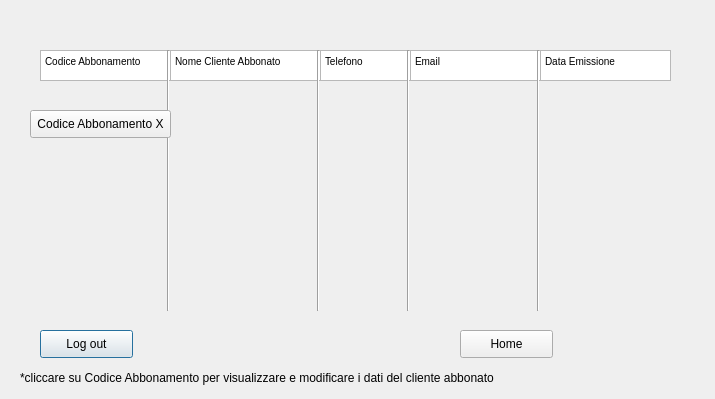
<?xml version="1.0" encoding="UTF-8"?>
<ui version="4.0">
 <class>Dialog</class>
 <widget class="QDialog" name="Dialog">
  <property name="geometry">
   <rect>
    <x>0</x>
    <y>0</y>
    <width>715</width>
    <height>399</height>
   </rect>
  </property>
  <property name="windowTitle">
   <string>Gestione Abbonamenti</string>
  </property>
  <widget class="QPushButton" name="pushButton_2">
   <property name="geometry">
    <rect>
     <x>40</x>
     <y>330</y>
     <width>93</width>
     <height>28</height>
    </rect>
   </property>
   <property name="text">
    <string>Log out</string>
   </property>
  </widget>
  <widget class="QPushButton" name="pushButton">
   <property name="geometry">
    <rect>
     <x>460</x>
     <y>330</y>
     <width>93</width>
     <height>28</height>
    </rect>
   </property>
   <property name="text">
    <string>Home</string>
   </property>
  </widget>
  <widget class="QTextBrowser" name="textBrowser">
   <property name="geometry">
    <rect>
     <x>40</x>
     <y>50</y>
     <width>131</width>
     <height>31</height>
    </rect>
   </property>
   <property name="html">
    <string>&lt;!DOCTYPE HTML PUBLIC &quot;-//W3C//DTD HTML 4.0//EN&quot; &quot;http://www.w3.org/TR/REC-html40/strict.dtd&quot;&gt;
&lt;html&gt;&lt;head&gt;&lt;meta name=&quot;qrichtext&quot; content=&quot;1&quot; /&gt;&lt;style type=&quot;text/css&quot;&gt;
p, li { white-space: pre-wrap; }
&lt;/style&gt;&lt;/head&gt;&lt;body style=&quot; font-family:'MS Shell Dlg 2'; font-size:7.8pt; font-weight:400; font-style:normal;&quot;&gt;
&lt;p style=&quot; margin-top:0px; margin-bottom:0px; margin-left:0px; margin-right:0px; -qt-block-indent:0; text-indent:0px;&quot;&gt;Codice Abbonamento&lt;/p&gt;&lt;/body&gt;&lt;/html&gt;</string>
   </property>
  </widget>
  <widget class="QTextBrowser" name="textBrowser_2">
   <property name="geometry">
    <rect>
     <x>170</x>
     <y>50</y>
     <width>151</width>
     <height>31</height>
    </rect>
   </property>
   <property name="html">
    <string>&lt;!DOCTYPE HTML PUBLIC &quot;-//W3C//DTD HTML 4.0//EN&quot; &quot;http://www.w3.org/TR/REC-html40/strict.dtd&quot;&gt;
&lt;html&gt;&lt;head&gt;&lt;meta name=&quot;qrichtext&quot; content=&quot;1&quot; /&gt;&lt;style type=&quot;text/css&quot;&gt;
p, li { white-space: pre-wrap; }
&lt;/style&gt;&lt;/head&gt;&lt;body style=&quot; font-family:'MS Shell Dlg 2'; font-size:7.8pt; font-weight:400; font-style:normal;&quot;&gt;
&lt;p style=&quot; margin-top:0px; margin-bottom:0px; margin-left:0px; margin-right:0px; -qt-block-indent:0; text-indent:0px;&quot;&gt;Nome Cliente Abbonato&lt;/p&gt;&lt;/body&gt;&lt;/html&gt;</string>
   </property>
  </widget>
  <widget class="QTextBrowser" name="textBrowser_3">
   <property name="geometry">
    <rect>
     <x>320</x>
     <y>50</y>
     <width>91</width>
     <height>31</height>
    </rect>
   </property>
   <property name="html">
    <string>&lt;!DOCTYPE HTML PUBLIC &quot;-//W3C//DTD HTML 4.0//EN&quot; &quot;http://www.w3.org/TR/REC-html40/strict.dtd&quot;&gt;
&lt;html&gt;&lt;head&gt;&lt;meta name=&quot;qrichtext&quot; content=&quot;1&quot; /&gt;&lt;style type=&quot;text/css&quot;&gt;
p, li { white-space: pre-wrap; }
&lt;/style&gt;&lt;/head&gt;&lt;body style=&quot; font-family:'MS Shell Dlg 2'; font-size:7.8pt; font-weight:400; font-style:normal;&quot;&gt;
&lt;p style=&quot; margin-top:0px; margin-bottom:0px; margin-left:0px; margin-right:0px; -qt-block-indent:0; text-indent:0px;&quot;&gt;Telefono&lt;/p&gt;&lt;/body&gt;&lt;/html&gt;</string>
   </property>
  </widget>
  <widget class="QTextBrowser" name="textBrowser_4">
   <property name="geometry">
    <rect>
     <x>410</x>
     <y>50</y>
     <width>131</width>
     <height>31</height>
    </rect>
   </property>
   <property name="html">
    <string>&lt;!DOCTYPE HTML PUBLIC &quot;-//W3C//DTD HTML 4.0//EN&quot; &quot;http://www.w3.org/TR/REC-html40/strict.dtd&quot;&gt;
&lt;html&gt;&lt;head&gt;&lt;meta name=&quot;qrichtext&quot; content=&quot;1&quot; /&gt;&lt;style type=&quot;text/css&quot;&gt;
p, li { white-space: pre-wrap; }
&lt;/style&gt;&lt;/head&gt;&lt;body style=&quot; font-family:'MS Shell Dlg 2'; font-size:7.8pt; font-weight:400; font-style:normal;&quot;&gt;
&lt;p style=&quot; margin-top:0px; margin-bottom:0px; margin-left:0px; margin-right:0px; -qt-block-indent:0; text-indent:0px;&quot;&gt;Email&lt;/p&gt;&lt;/body&gt;&lt;/html&gt;</string>
   </property>
  </widget>
  <widget class="Line" name="line">
   <property name="geometry">
    <rect>
     <x>160</x>
     <y>50</y>
     <width>16</width>
     <height>261</height>
    </rect>
   </property>
   <property name="orientation">
    <enum>Qt::Vertical</enum>
   </property>
  </widget>
  <widget class="Line" name="line_2">
   <property name="geometry">
    <rect>
     <x>310</x>
     <y>50</y>
     <width>16</width>
     <height>261</height>
    </rect>
   </property>
   <property name="orientation">
    <enum>Qt::Vertical</enum>
   </property>
  </widget>
  <widget class="Line" name="line_3">
   <property name="geometry">
    <rect>
     <x>400</x>
     <y>50</y>
     <width>16</width>
     <height>261</height>
    </rect>
   </property>
   <property name="orientation">
    <enum>Qt::Vertical</enum>
   </property>
  </widget>
  <widget class="QPushButton" name="pushButton_3">
   <property name="geometry">
    <rect>
     <x>30</x>
     <y>110</y>
     <width>141</width>
     <height>28</height>
    </rect>
   </property>
   <property name="text">
    <string>Codice Abbonamento X</string>
   </property>
  </widget>
  <widget class="QLabel" name="label">
   <property name="geometry">
    <rect>
     <x>20</x>
     <y>370</y>
     <width>531</width>
     <height>16</height>
    </rect>
   </property>
   <property name="text">
    <string>*cliccare su Codice Abbonamento per visualizzare e modificare i dati del cliente abbonato</string>
   </property>
  </widget>
  <widget class="QTextBrowser" name="textBrowser_5">
   <property name="geometry">
    <rect>
     <x>540</x>
     <y>50</y>
     <width>131</width>
     <height>31</height>
    </rect>
   </property>
   <property name="html">
    <string>&lt;!DOCTYPE HTML PUBLIC &quot;-//W3C//DTD HTML 4.0//EN&quot; &quot;http://www.w3.org/TR/REC-html40/strict.dtd&quot;&gt;
&lt;html&gt;&lt;head&gt;&lt;meta name=&quot;qrichtext&quot; content=&quot;1&quot; /&gt;&lt;style type=&quot;text/css&quot;&gt;
p, li { white-space: pre-wrap; }
&lt;/style&gt;&lt;/head&gt;&lt;body style=&quot; font-family:'MS Shell Dlg 2'; font-size:7.8pt; font-weight:400; font-style:normal;&quot;&gt;
&lt;p style=&quot; margin-top:0px; margin-bottom:0px; margin-left:0px; margin-right:0px; -qt-block-indent:0; text-indent:0px;&quot;&gt;Data Emissione&lt;/p&gt;&lt;/body&gt;&lt;/html&gt;</string>
   </property>
  </widget>
  <widget class="Line" name="line_4">
   <property name="geometry">
    <rect>
     <x>530</x>
     <y>50</y>
     <width>16</width>
     <height>261</height>
    </rect>
   </property>
   <property name="orientation">
    <enum>Qt::Vertical</enum>
   </property>
  </widget>
 </widget>
 <resources/>
 <connections/>
</ui>
